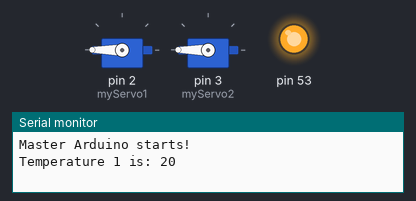
The sketch below on a simulated Arduino Mega 2560, built with avr-gcc and run on an emulated ATmega2560. Parts: 2 × servo, output pins drawn as LEDs (lit = HIGH), the last lines printed to the serial monitor. Pins used as bus, display or sensor lines are not drawn.

Above: at 0.05 s.
At 2.4 s:
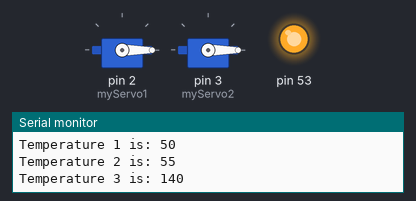
Timing chart, 0 to 6.9 s (numbered marks = the images above):
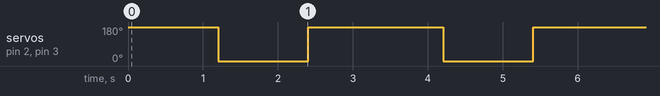

Measured:
- by itself, servo on pin 2 (myServo1), servo on pin 3 (myServo2): alternates 180° for 1.8 s and 0° for 1.2 s

The sketch:

master.ino
```cpp
#include <SPI.h>
#define SS1 45
#define SS2 46
#define SS3 47

int temperature1 = 10;
int temperature2 = 15;
int temperature3 = 20;

#include <Servo.h>
Servo myServo1;
Servo myServo2;

int degree1 = 180;  // for servu1. 180 means open and 0 means closed.
int degree2 = 180;  // for servu2. 180 means open and 0 means closed.

void setup() {
  Serial.begin(9600);
  Serial.println("Master Arduino starts!");

  pinMode(SS1, OUTPUT);
  pinMode(SS2, OUTPUT);
  pinMode(SS3, OUTPUT);

  digitalWrite(SS1, HIGH);
  digitalWrite(SS2, HIGH);
  digitalWrite(SS3, HIGH);

  SPI.begin();
  SPI.setClockDivider(SPI_CLOCK_DIV8);

  myServo1.attach(2,1000,2000);
  myServo2.attach(3,1000,2000);
}

void loop() {

  state_changer(0);
  state_changer(1);

  Serial.print("Temperature 1 is: ");
  Serial.println(temperature1);
  delay(200);

  Serial.print("Temperature 2 is: ");
  Serial.println(temperature2);
  delay(200);

  Serial.print("Temperature 3 is: ");
  Serial.println(temperature3);
  delay(200);
}


void state_changer(int tag){
  if (tag == 0){ // tag is 0. it means that we should manipulate first servu
      double factor = ((double)(degree1/180)) * 3;// generating energy
      temperature1 *= factor;
      temperature2 *= factor;

    if (temperature1 > 400 || temperature2 > 400){// temperatur passed the threshhold.  slaves should be informed!!
      inform_others();
//      delay(3000);
      cooling("reset", 0, 0);
      }
    else{
      degree1 -=  (int)(temperature1/10);
      if (degree1 < 0){
        inform_others();
//        delay(3000);
        cooling("reset", 0, 0);
        }
      else
        cooling("tmp", 10, 0);
      }
    }
  else{ // tag is 1. it means that we should manipulate second servu
      double factor = ((double)(degree2/180)) * 3; // generating energy
      temperature3 *= factor;

    if (temperature2 > 400 || temperature3 > 400){ // temperatur passed the threshhold.  slaves should be informed!!
      inform_others();
//      delay(3000);
      cooling("reset", 0, 1);
      }
    else{
      degree2 -=  (int)(temperature2/10);
      if (degree2 < 0){
        inform_others();
//        delay(3000);
        cooling("reset", 0, 1);
        }
      else
        cooling("tmp", 10, 1);
      }
    }
}

void cooling(String task, int deg, int tag){// releasing energy and make generator cool
  if (task == "reset"){// reset generator
    Serial.print("reseting ...!");
    temperature1 = 10;
    temperature2 = 15;
    temperature3 = 20;
    degree1 = 180;
    degree2 = 180;
    myServo1.write(degree1);
    myServo2.write(degree2);
    }
  else{// cooling tempretures and teurning servu
    temperature2 -= deg;
    if (tag == 0){
      temperature1 -= deg;
      degree1 += deg;
      if (degree1 > 180)
        degree1 = 180;
      myServo1.write(degree1);
      }
    else{
      temperature3 -= deg;
      degree2 += deg;
      if (degree2 > 180)
        degree2 = 180;
      myServo2.write(degree2);
      }
    }
  }

void inform_slaves(int data, int CS_pin){
  // put the CS_pin low to activate the connection
  digitalWrite(CS_pin, LOW);
  delay(100);
  SPI.transfer(data);
  delay(100);
  // put the CS_pin high to deactivate the connection
  digitalWrite(CS_pin, HIGH);
}

// this function informs all slaves to shut down quickly in order to be safe
void inform_others(){
  degree1 = 0;
  degree2 = 0;
  myServo1.write(degree1);
  myServo2.write(degree2);
  int total_temp = temperature1 + temperature2 + temperature3;
  inform_slaves(1, SS1);
  inform_slaves(1, SS2);
  inform_slaves(1, SS3);
  inform_slaves(0, SS1);
  inform_slaves(0, SS2);
  inform_slaves(0, SS3);

}
```
